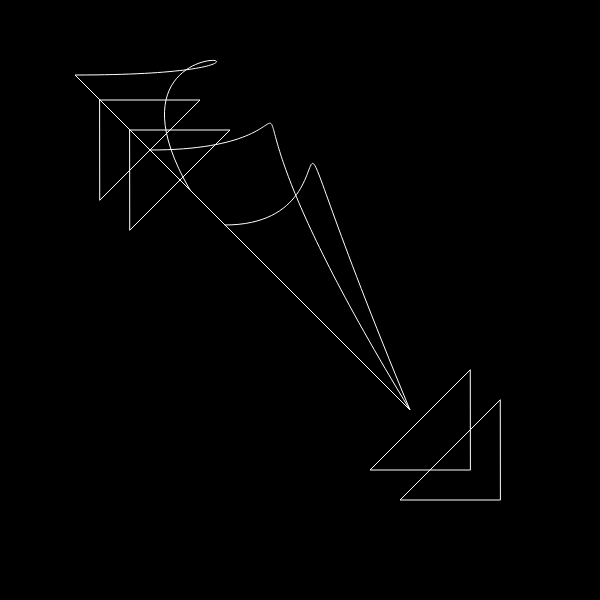
Frame 1 (no input)
Frame 60 (no input): identical to frame 1, image omitted
Frame 120 (the mouse pressed at the canvas centre since frame 60): identical to frame 1, image omitted

The p5.js sketch that drew this single still picture (run headless with seeded random() and noise() and a simulated clock; from frame 60 on, the mouse is pressed at the canvas centre):

// p5.js sketch
// ── sketch.js

function setup() {
 createCanvas(600,600);
 background(0);
}

function draw() {
background(0);
 
stroke(255);
noFill();
 beginShape();
  triangle(100,200,200,100,100,100)
endShape();
beginShape();
  triangle(130,230,230,130,130,130)
endShape();
beginShape();
  triangle(500,400,400,500,500,500)
endShape();
beginShape();
  triangle(470,370,370,470,470,470)
endShape();
beginShape();
vertex(190,190);
bezierVertex(80, 0, 380, 75, 75, 75);
vertex(410,410)
bezierVertex(160, 0, 380, 150, 150, 150);
vertex(410,410)
bezierVertex(240, 0, 380, 225, 225, 225);
endShape();
}
